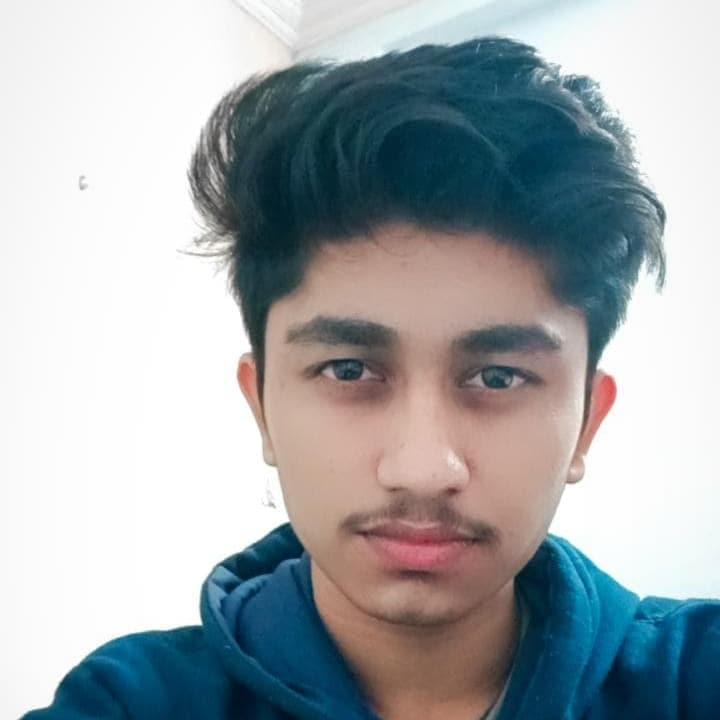
#> input picture pic.jpg, 720 x 720 px
$ jupyter execute Untitled1.ipynb
#> lines starting #> are read from the running program, lines starting #| are printed output that depends on the picture
[cell 1]
import cv2

[cell 2]
img = cv2.imread('pic.jpg')
#> img is the input picture: shape (720, 720, 3); mean B, G, R 172.3, 168.8, 162

[cell 3]
cv2.imshow('webcam',img)
cv2.waitKey(0)
cv2.destroyAllWindows()

[cell 4]
reImg = cv2.resize(img,(400,400))

[cell 5]
cv2.imshow('webcam',reImg)
cv2.waitKey(0)
cv2.destroyAllWindows()

[cell 6]
grevImg = cv2.cvtColor(reImg,cv2.COLOR_BGR2GRAY)
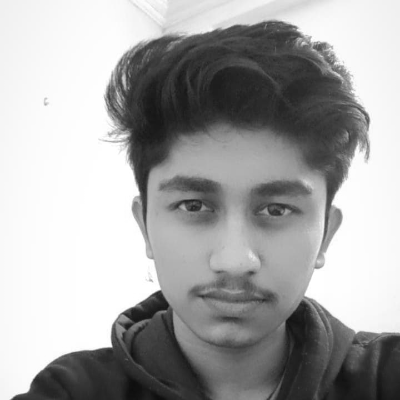
#> grevImg: shape (400, 400); min 13, max 255, mean 167.1
cv2.imshow('webcam',grevImg)
cv2.waitKey(0)
cv2.destroyAllWindows()

[cell 7]
canny_img = cv2.Canny(grevImg,120,150)
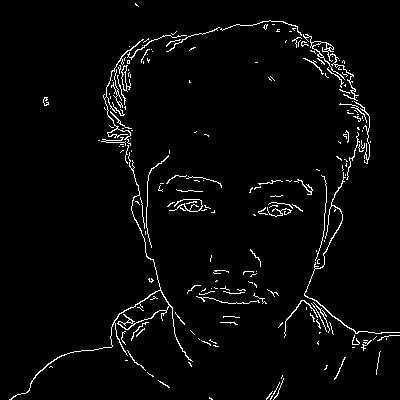
#> canny_img: shape (400, 400); 3.1% white in thin lines or dots

[cell 8]
cv2.imshow('webcam',canny_img)
cv2.waitKey(0)
cv2.destroyAllWindows()

[cell 9]
import numpy as np
kernel = np.ones((1,3),'uint8')
erode= cv2.erode(canny_img,kernel,iterations=1)
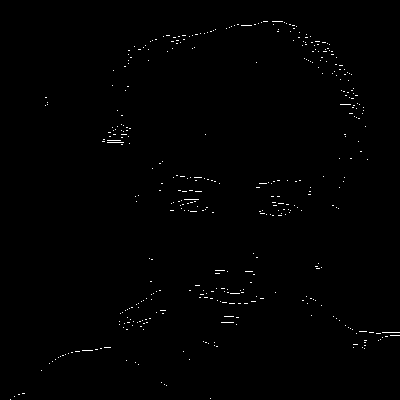
#> erode: shape (400, 400); 0.56% white in thin lines or dots
cv2.imshow('webcam',erode)
cv2.waitKey(0)
cv2.destroyAllWindows()

[cell 10]
kernel = np.ones((2,2),'uint8')
dilate= cv2.dilate(erode,kernel,iterations=1)
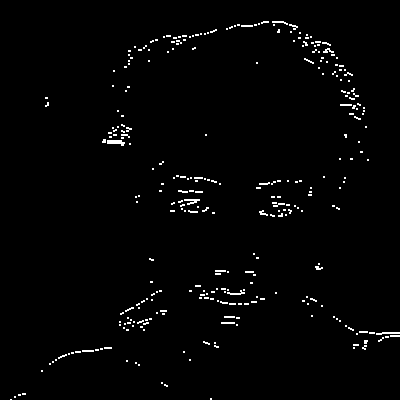
#> dilate: shape (400, 400); 1.6% white in thin lines or dots
cv2.imshow('webcam',dilate)
cv2.waitKey(0)
cv2.destroyAllWindows()

[cell 11]
blank = np.zeros((500,500,3),'uint8')

[cell 12]
from matplotlib import pyplot as plt
plt.imshow(blank)
